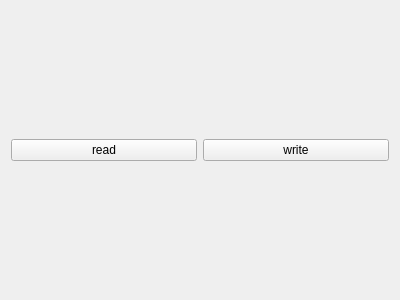
<?xml version="1.0" encoding="UTF-8"?>
<ui version="4.0">
 <class>Certificator</class>
 <widget class="QWidget" name="Certificator">
  <property name="geometry">
   <rect>
    <x>0</x>
    <y>0</y>
    <width>400</width>
    <height>300</height>
   </rect>
  </property>
  <property name="windowTitle">
   <string>Form</string>
  </property>
  <layout class="QGridLayout" name="gridLayout">
   <item row="0" column="0">
    <widget class="QPushButton" name="pushButton">
     <property name="text">
      <string>read</string>
     </property>
    </widget>
   </item>
   <item row="0" column="1">
    <widget class="QPushButton" name="pushButton_2">
     <property name="text">
      <string>write</string>
     </property>
    </widget>
   </item>
  </layout>
 </widget>
 <resources/>
 <connections/>
</ui>
